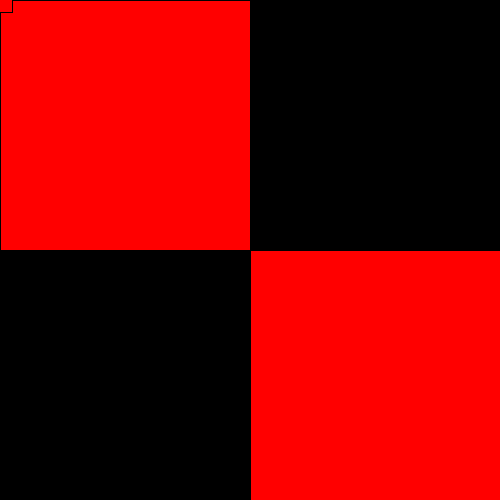
Frame 1 (no input)
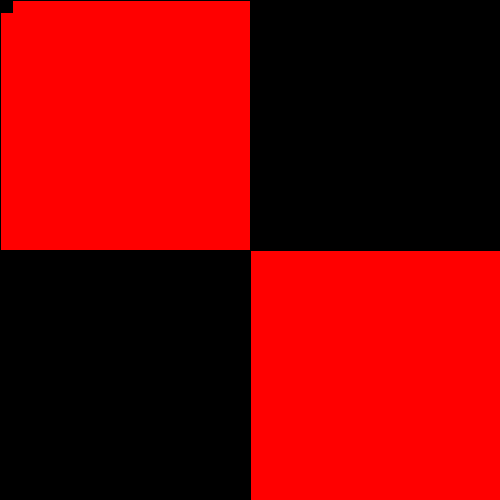
Frame 60 (the mouse pressed at the canvas centre just before this capture)
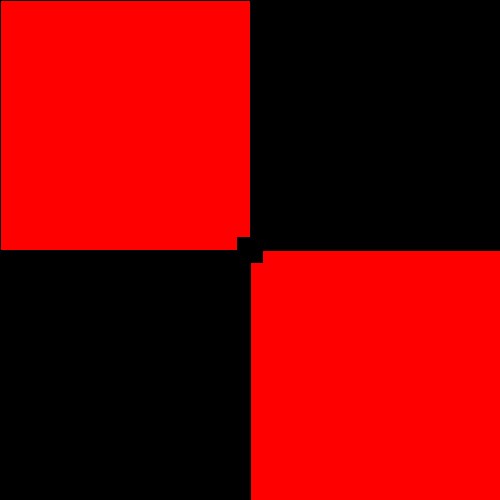
Frame 120 (the mouse held since frame 60 and released just before this capture)

The Processing sketch that drew these frames (run headless with seeded random() and noise(); from frame 60 on, the mouse is pressed at the canvas centre):

// Processing sketch: small_chess_board_1st_week
// ── small_chess_board_1st_week.pde
//variables
  //square 1
int x1 = 125;
int y1 = 125;
  //square 2
int x2 = 375;
int y2 = 375;
  //square size
int wiff = 250;

//cursor
color curlurr = color(255,0,0);

//setup
void setup(){
  size(500,500);
}

void draw(){
  //chess board
  background(0);
  fill(255,0,0);
  rectMode(CENTER);
  rect(x1,y1,wiff,wiff);
  rect(x2,y2,wiff,wiff);
  //mouse cursor
  fill(curlurr);
  rect(mouseX,mouseY,25,25);
  if(mouseX>250 && mouseY>250){
    curlurr = color(0);
  }
  if(mouseX<250 && mouseY<250){
    curlurr = color(0);
  }
  if(mouseX<250 && mouseY>250){
    curlurr = color(255,0,0);
  }
  if(mouseX>250 && mouseY<250){
    curlurr = color(255,0,0);
  }
}  
